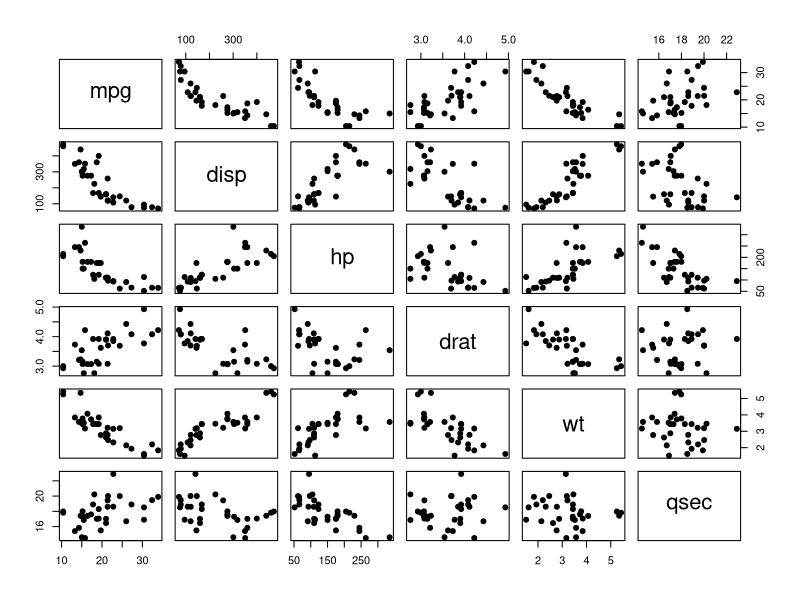
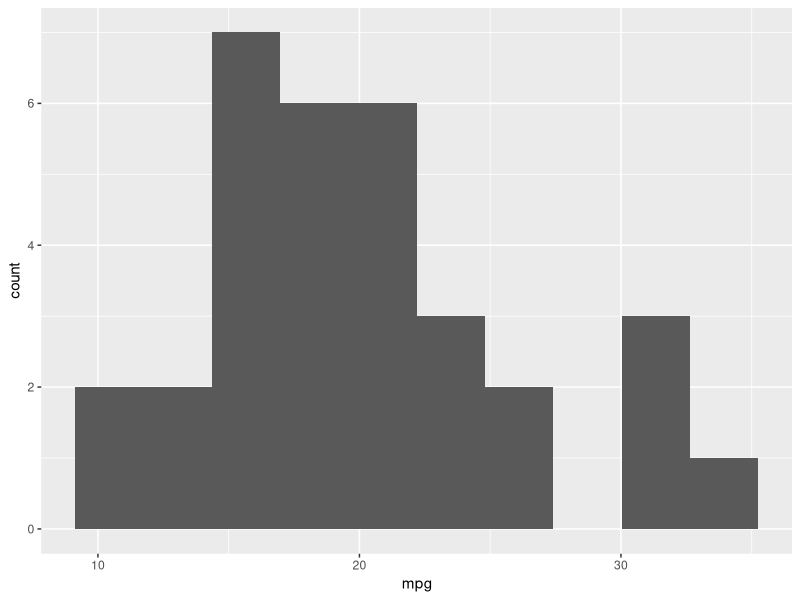
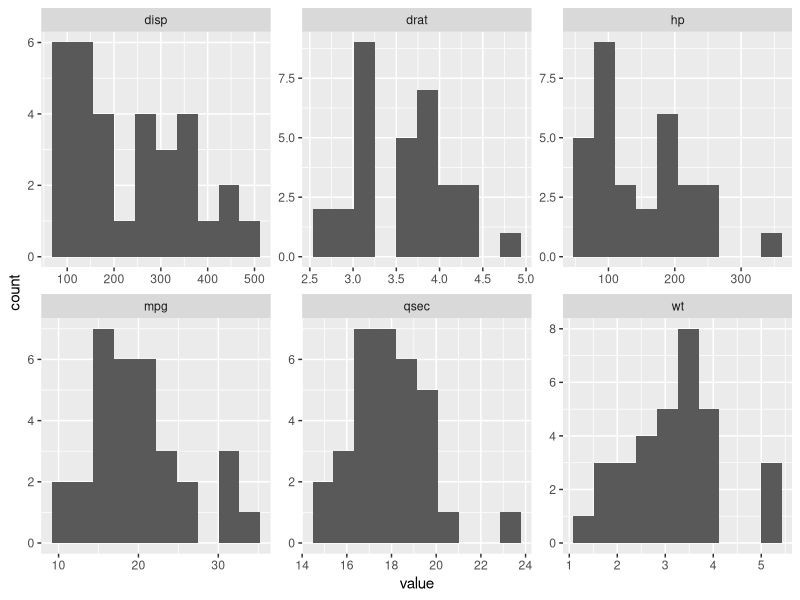

Recreate these plots in R, in order.
## ---- chunk 1
library(knitr)
## ---- chunk 2
knitr::opts_chunk$set(echo = TRUE)
## ---- chunk 3
(17 * 0.35) ^ 1/3
## ---- chunk 4
log(2.71828)
## ---- chunk 5
exp(1)
## ---- chunk 6
log(10, base=10)
log10(10)
log2(10)
## ---- chunk 7
print(10 %% 10)
print(10 %% 6)
print(10 %% 3)
## ---- chunk 8
g = 12
h = 13
g == h
## ---- chunk 9
a <- 100
print(a)
## ---- chunk 10
typeof(a)
## ---- chunk 11
b <- as.integer(100)
typeof(b)
## ---- chunk 12
d <- 'Hello world!'
typeof(d)
## ---- chunk 13
e <- TRUE
typeof(e)
## ---- chunk 14
f <- FALSE
typeof(f)
## ---- chunk 15
g <- as.integer(a)
print(typeof(g))
print(typeof(a))
## ---- chunk 16
a <- 'Now a is a character string'
print(a)
print(g)
## ---- chunk 17
my_vector <- c(1, 1, 2, 3, 5, 8)
print(my_vector)
## ---- chunk 18
my_sequence <- seq(30, 20, -1)
print(my_sequence)
## ---- chunk 19
print(length(my_vector))
print(length(my_sequence))
## ---- chunk 20
help("c")
## ---- chunk 21
?c
## ---- chunk 22
for(i in 1:10){
  print(i*i)
}
## ---- chunk 23
i <- 1
while(i < 6){
  print(i)
  i <- i + 1
}
## ---- chunk 24
bigger_than_breadbox <- FALSE
if(bigger_than_breadbox == TRUE){
  print('The item bigger than breadbox')
}else{
  print('The item is not bigger than a breadbox')
}
## ---- chunk 25
object <- 'plastic'

if(object == 'vegetable'){
  print('Object is a vegetable')
}else if(object == 'animal'){
  print('Object is an animal')
}else if(object == 'mineral'){
  print('Object is a mineral!')
}else{
  print('Object must be something else.')
}
## ---- chunk 26
print(my_vector)
print(my_vector[1])
print(my_vector[4])
## ---- chunk 27
my_vector*3
## ---- chunk 28
sum(my_vector)
## ---- chunk 29
A = matrix(c(1, 2, 3, 4, 5, 6, 7, 8, 9), nrow=3)
A
## ---- chunk 30
A[2, 2]
## ---- chunk 31
print(A[2, ])
print(A[ ,2])
## ---- chunk 32
x <- c(1, 2, 3)
A %*% x
## ---- chunk 33
phonebook <- list(name="Jenny", number="867-5309")
print(phonebook$name)
print(phonebook[1])
## ---- chunk 34
library('tidyverse')
## ---- chunk 35
data("mtcars")
mtcars <- rownames_to_column(mtcars, var="car_name")
mtcars <- tibble(mtcars)
## ---- chunk 36
head(mtcars)
## ---- chunk 37
tail(mtcars)
## ---- chunk 38
names(mtcars)
## ---- chunk 39
dim(mtcars)
## ---- chunk 40
?mtcars
## ---- chunk 41
mtcars$mpg
## ---- chunk 42
mtcars %>% dplyr::select(mpg, disp)
## ---- chunk 43
print(mean(mtcars$mpg))
print(sd(mtcars$mpg))
## ---- chunk 44
numeric_mtcars <- mtcars %>% dplyr::select(car_name, mpg, disp, hp, drat, wt, qsec)
summary(numeric_mtcars)
## ---- chunk 45
numeric_mtcars %>% dplyr::select(-car_name) %>% pairs(pch=19)
## ---- chunk 46
ggplot(data=mtcars, aes(x=mpg)) + geom_histogram(bins=10)
## ---- chunk 47
numeric_mtcars_long <- numeric_mtcars %>% 
  pivot_longer(!car_name, names_to="variable", values_to="value")
head(numeric_mtcars_long)
## ---- chunk 48
ggplot(data=numeric_mtcars_long, aes(value)) + 
  geom_histogram(bins=10) + 
  facet_wrap(~variable, scales="free")
